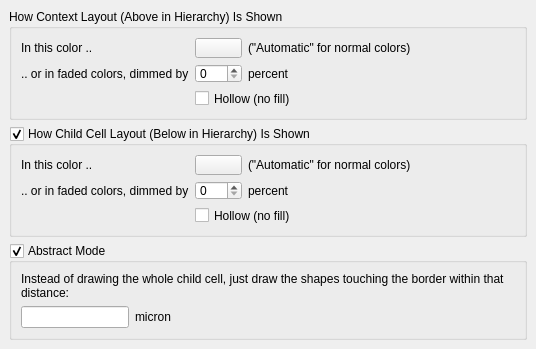
<ui version="4.0" >
 <class>LayoutViewConfigPage1</class>
 <widget class="QFrame" name="LayoutViewConfigPage1" >
  <property name="geometry" >
   <rect>
    <x>0</x>
    <y>0</y>
    <width>536</width>
    <height>347</height>
   </rect>
  </property>
  <property name="windowTitle" >
   <string>Settings</string>
  </property>
  <layout class="QVBoxLayout" >
   <property name="margin" >
    <number>9</number>
   </property>
   <property name="spacing" >
    <number>6</number>
   </property>
   <item>
    <widget class="QGroupBox" name="groupBox" >
     <property name="title" >
      <string>How Context Layout (Above in Hierarchy) Is Shown</string>
     </property>
     <layout class="QGridLayout" >
      <property name="margin" >
       <number>9</number>
      </property>
      <property name="spacing" >
       <number>6</number>
      </property>
      <item row="2" column="1" colspan="3" >
       <widget class="QCheckBox" name="ctx_hollow_cbx" >
        <property name="text" >
         <string>Hollow (no fill)</string>
        </property>
       </widget>
      </item>
      <item row="1" column="1" >
       <widget class="QSpinBox" name="ctx_dimming_spinbx" >
        <property name="maximum" >
         <number>100</number>
        </property>
        <property name="singleStep" >
         <number>10</number>
        </property>
       </widget>
      </item>
      <item row="0" column="2" colspan="2" >
       <widget class="QLabel" name="label" >
        <property name="text" >
         <string>("Automatic" for normal colors)</string>
        </property>
       </widget>
      </item>
      <item row="1" column="0" >
       <widget class="QLabel" name="label_3" >
        <property name="text" >
         <string>.. or in faded colors, dimmed by</string>
        </property>
       </widget>
      </item>
      <item row="0" column="0" >
       <widget class="QLabel" name="label_2" >
        <property name="text" >
         <string>In this color ..</string>
        </property>
       </widget>
      </item>
      <item row="0" column="1" >
       <widget class="lay::ColorButton" name="ctx_color_pb" >
        <property name="autoFillBackground" >
         <bool>false</bool>
        </property>
        <property name="text" >
         <string/>
        </property>
       </widget>
      </item>
      <item row="1" column="3" >
       <spacer>
        <property name="orientation" >
         <enum>Qt::Horizontal</enum>
        </property>
        <property name="sizeHint" >
         <size>
          <width>40</width>
          <height>20</height>
         </size>
        </property>
       </spacer>
      </item>
      <item row="1" column="2" >
       <widget class="QLabel" name="label_4" >
        <property name="text" >
         <string>percent</string>
        </property>
       </widget>
      </item>
     </layout>
    </widget>
   </item>
   <item>
    <widget class="QGroupBox" name="cctx_grp" >
     <property name="title" >
      <string>How Child Cell Layout (Below in Hierarchy) Is Shown</string>
     </property>
     <property name="checkable" >
      <bool>true</bool>
     </property>
     <property name="checked" >
      <bool>true</bool>
     </property>
     <layout class="QGridLayout" >
      <property name="margin" >
       <number>9</number>
      </property>
      <property name="spacing" >
       <number>6</number>
      </property>
      <item row="2" column="1" colspan="3" >
       <widget class="QCheckBox" name="cctx_hollow_cbx" >
        <property name="text" >
         <string>Hollow (no fill)</string>
        </property>
       </widget>
      </item>
      <item row="0" column="2" colspan="2" >
       <widget class="QLabel" name="label_8" >
        <property name="text" >
         <string>("Automatic" for normal colors)</string>
        </property>
       </widget>
      </item>
      <item row="1" column="0" >
       <widget class="QLabel" name="label_7" >
        <property name="text" >
         <string>.. or in faded colors, dimmed by</string>
        </property>
       </widget>
      </item>
      <item row="1" column="1" >
       <widget class="QSpinBox" name="cctx_dimming_spinbx" >
        <property name="maximum" >
         <number>100</number>
        </property>
        <property name="singleStep" >
         <number>10</number>
        </property>
       </widget>
      </item>
      <item row="0" column="0" >
       <widget class="QLabel" name="label_6" >
        <property name="text" >
         <string>In this color ..</string>
        </property>
       </widget>
      </item>
      <item row="0" column="1" >
       <widget class="lay::ColorButton" name="cctx_color_pb" >
        <property name="autoFillBackground" >
         <bool>false</bool>
        </property>
        <property name="text" >
         <string/>
        </property>
       </widget>
      </item>
      <item row="1" column="3" >
       <spacer>
        <property name="orientation" >
         <enum>Qt::Horizontal</enum>
        </property>
        <property name="sizeHint" >
         <size>
          <width>40</width>
          <height>20</height>
         </size>
        </property>
       </spacer>
      </item>
      <item row="1" column="2" >
       <widget class="QLabel" name="label_5" >
        <property name="text" >
         <string>percent</string>
        </property>
       </widget>
      </item>
     </layout>
    </widget>
   </item>
   <item>
    <widget class="QGroupBox" name="abstract_mode_grp" >
     <property name="title" >
      <string>Abstract Mode</string>
     </property>
     <property name="checkable" >
      <bool>true</bool>
     </property>
     <layout class="QGridLayout" >
      <property name="margin" >
       <number>9</number>
      </property>
      <property name="spacing" >
       <number>6</number>
      </property>
      <item row="1" column="2" >
       <spacer>
        <property name="orientation" >
         <enum>Qt::Horizontal</enum>
        </property>
        <property name="sizeHint" >
         <size>
          <width>40</width>
          <height>20</height>
         </size>
        </property>
       </spacer>
      </item>
      <item row="1" column="1" >
       <widget class="QLabel" name="label_10" >
        <property name="text" >
         <string>micron</string>
        </property>
       </widget>
      </item>
      <item row="1" column="0" >
       <widget class="QLineEdit" name="abstract_mode_width_le" >
        <property name="sizePolicy" >
         <sizepolicy>
          <hsizetype>5</hsizetype>
          <vsizetype>0</vsizetype>
          <horstretch>0</horstretch>
          <verstretch>0</verstretch>
         </sizepolicy>
        </property>
       </widget>
      </item>
      <item row="0" column="0" colspan="3" >
       <widget class="QLabel" name="label_9" >
        <property name="text" >
         <string>Instead of drawing the whole child cell, just draw the shapes touching the border within that distance:</string>
        </property>
        <property name="wordWrap" >
         <bool>true</bool>
        </property>
       </widget>
      </item>
     </layout>
    </widget>
   </item>
  </layout>
 </widget>
 <layoutdefault spacing="6" margin="11" />
 <customwidgets>
  <customwidget>
   <class>lay::ColorButton</class>
   <extends>QPushButton</extends>
   <header>layWidgets.h</header>
  </customwidget>
 </customwidgets>
 <tabstops>
  <tabstop>ctx_color_pb</tabstop>
  <tabstop>ctx_dimming_spinbx</tabstop>
 </tabstops>
 <resources/>
 <connections/>
</ui>
